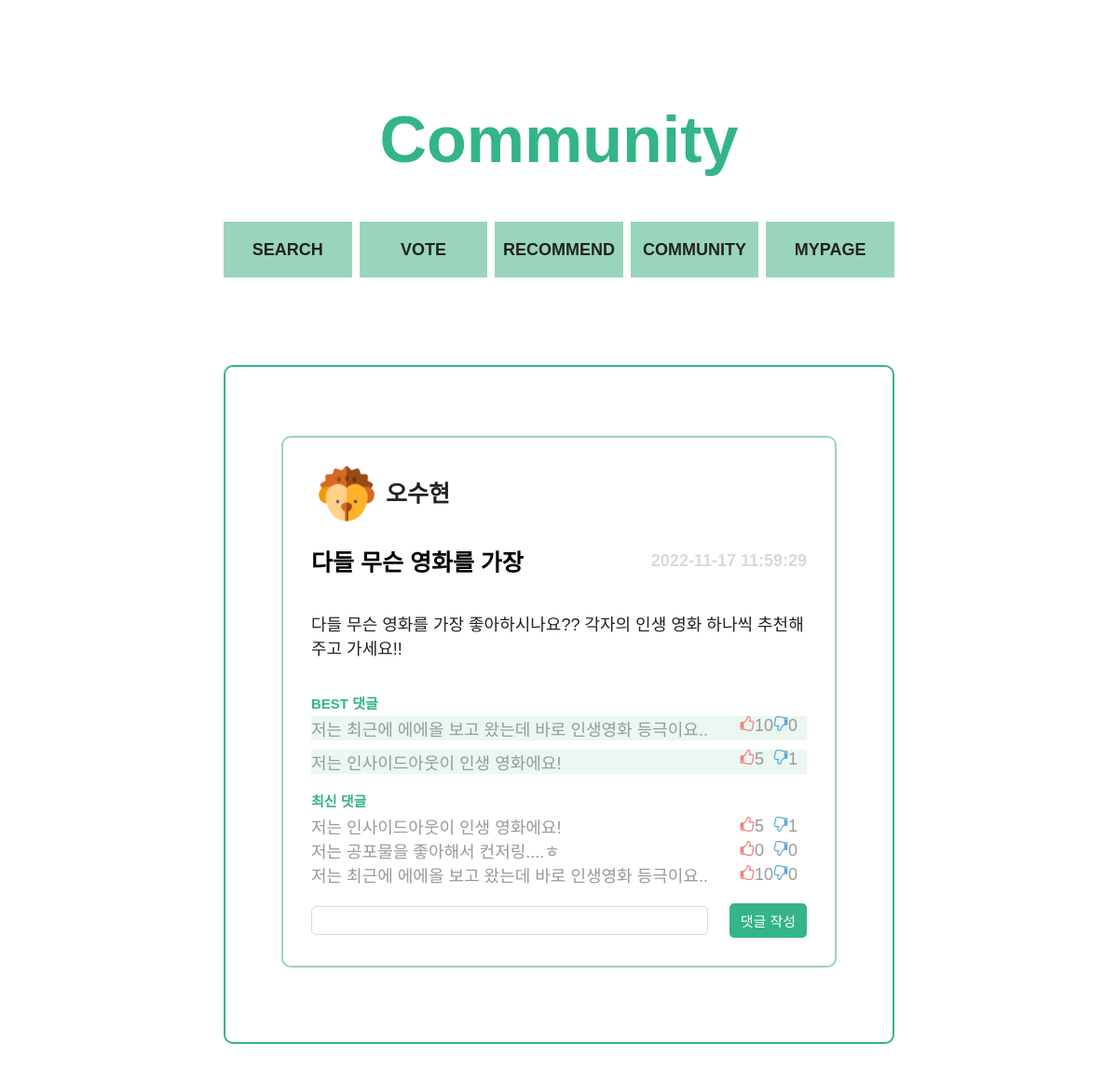
The page /pages/community/community_each.php?boardid=7 on the database its author committed.
### tables this page shows
CREATE TABLE `board` (
  `boardid` int(11) NOT NULL AUTO_INCREMENT,
  `userid` varchar(20) NOT NULL,
  `title` varchar(50) NOT NULL,
  `content` varchar(500) NOT NULL,
  `timestamps` timestamp NOT NULL DEFAULT current_timestamp(),
  `type` varchar(10) NOT NULL,
  PRIMARY KEY (`boardid`),
  KEY `userid` (`userid`),
  CONSTRAINT `board_ibfk_1` FOREIGN KEY (`userid`) REFERENCES `users` (`userid`)
);

CREATE TABLE `users` (
  `userid` varchar(20) NOT NULL,
  `password` varchar(40) NOT NULL,
  `name` varchar(15) NOT NULL,
  `profile` varchar(500) NOT NULL,
  PRIMARY KEY (`userid`),
  KEY `idx_users_name` (`name`)
);

CREATE TABLE `comment` (
  `commentid` int(11) NOT NULL AUTO_INCREMENT,
  `boardid` int(11) NOT NULL,
  `userid` varchar(20) NOT NULL,
  `content` varchar(500) NOT NULL,
  `timestamps` timestamp NOT NULL DEFAULT current_timestamp(),
  `like_no` int(11) DEFAULT 0,
  `hate` int(11) DEFAULT 0,
  PRIMARY KEY (`commentid`),
  KEY `userid` (`userid`),
  KEY `boardid` (`boardid`),
  CONSTRAINT `comment_ibfk_1` FOREIGN KEY (`userid`) REFERENCES `users` (`userid`),
  CONSTRAINT `comment_ibfk_2` FOREIGN KEY (`boardid`) REFERENCES `board` (`boardid`)
);

### pages/community/community_each.php (the view, shortened to what this page needs)
<?php
$conn = mysqli_connect("localhost", "team15", "team15", "team15");
$res = array();
$best_comment = array();
$comment = array();
$boardid = $_GET['boardid'];
if (mysqli_connect_errno()) {
    echo "<script>alert('Connection fail');</script>";
    exit();
} else {
    $sql = "select f.title, f.content, f.timestamps, u.userid, u.name, u.profile
            from board as f
            inner join users as u on f.userid = u.userid
            where f.boardid = ?";
    if($stmt = mysqli_prepare($conn, $sql)) {
        mysqli_stmt_bind_param($stmt, 's', $boardid);
        if(mysqli_stmt_execute($stmt)) {
            mysqli_stmt_bind_result($stmt, $title, $content, $time, $writerId, $writer, $writer_profile);
            while(mysqli_stmt_fetch($stmt)) {
                $res = [
                    "title" => $title,
                    "content" => $content,
                    "time" => $time,
                    "writerId" => $writerId,
                    "writer" => $writer,
                    "profile" => $writer_profile
                ];
            }
        } else {
            echo "<script>alert('fail execute the query');</script>";
            exit();
        }
    } else {
        echo "<script>alert('Fail prepare the statement');</script>";
        exit();
    }
    $sql = "select exists (select * from comment where boardid = ? and like_no > 0)";
    if($stmt = mysqli_prepare($conn, $sql)) {
        mysqli_stmt_bind_param($stmt,"s", $boardid);
        if(mysqli_stmt_execute($stmt)) {
            mysqli_stmt_bind_result($stmt, $exist);
            while(mysqli_stmt_fetch($stmt)) {
                $exist = $exist;
            }
        } else {
            echo "<script>alert('fail execute the query');</script>";
            exit();
        }
    } else {
        echo "<script>alert('Fail prepare the statement');</script>";
        exit();
    }
    $sql = "select c.commentid, c.userid, c.content, c.like_no, c.hate from comment as c join (
                select commentid, (a.like_no - a.hate) as diff
                from comment as a
                where a.boardid = ?
            ) b on c.commentid = b.commentid
            where b.diff >= 1
            order by b.diff desc limit 2";
    if($exist == 1) {
        if($stmt = mysqli_prepare($conn, $sql)) {
            mysqli_stmt_bind_param($stmt, 's', $boardid);
            if(mysqli_stmt_execute($stmt)) {
                mysqli_stmt_bind_result($stmt, $id, $c_user, $c_content, $like, $hate);
                while(mysqli_stmt_fetch($stmt)) {
                    array_push($best_comment, [
                        "c_id" => $id,
                        "c_user" => $c_user,
                        "c_content" => $c_content,
                        "like" => $like,
                        "hate" => $hate
                    ]);
                }
            } else {
                echo "<script>alert('fail execute the query');</script>";
                exit();
            }
        } else {
            echo "<script>alert('Fail prepare the statement');</script>";
            exit();
        }
    }
    $sql = 'select c.userid, c.commentid, c.content, c.timestamps, c.like_no, c.hate
            from comment as c
            where boardid = ?
            order by commentid';
    if($stmt = mysqli_prepare($conn, $sql)) {
        mysqli_stmt_bind_param($stmt, 's', $boardid);
        if(mysqli_stmt_execute($stmt)) {
            mysqli_stmt_bind_result($stmt, $c_writer, $c_id, $c_content, $c_time, $c_like, $c_hate);
            while(mysqli_stmt_fetch($stmt)) {
                array_push($comment, [
                    "c_id" => $c_id,
                    "c_writer" => $c_writer,
                    "c_content" => $c_content,
                    "c_time" => $c_time,
                    "c_like" => $c_like,
                    "c_hate" => $c_hate
                ]);
            }
        } else {
            echo "<script>alert('fail execute the query');</script>";
            exit();
        }
    } else {
        echo "<script>alert('Fail prepare the statement');</script>";
        exit();
    }
}
?>
<!DOCTYPE html>
<html lang="en">
<head>
    <link rel="stylesheet" href="../../index.css">
    <link rel="stylesheet" href="./communityStyle.css">
</head>
<body>
    <div id="contents">
        <header class="title">
            <h1>Community</h1>
        </header>
        <section class="menu">
            <a href="../search/search.php"><h4 class="eachMenu">SEARCH</h4></a>
            <a href="../vote/index.html"><h4 class="eachMenu">VOTE</h4></a>
            <a href="../recommend/index.html"><h4 class="eachMenu">RECOMMEND</h4></a>
            <a href="../community/index.php"><h4 class="eachMenu">COMMUNITY</h4></a>
            <a href="../mypage/index.php"><h4 class="eachMenu">MYPAGE</h4></a>
        </section>
        <section class="board">
            <div class="post">
                <div class="eachPost">
                <div class="eachProfile">
                    <img class="profileImg" src="<?=$res['profile']?>">
                    <p class="nickName"><?=$res['writer']?></p>
                </div>
                <div class="each_eachPostTop">
                    <h3 class="eachPostTitle"><?=$res['title']?></h3>
                    <div class="timeStamp"><?=$res['time']?></div>
                </div>
                    <div class="postContents_each">
                        <?=$res['content']?>
                    </div>
                    <div class="replIndex">BEST 댓글</div>
                    <?php
                    for ($i=0; $i < count($best_comment); $i++) {
                    ?>
                    <div class="bestRepl_each">
                        <div class="text"><?=$best_comment[$i]['c_content']?></div>
                        <div class="replCount_2">
                            <div onclick="location.href='../../php/community/updateLike.php?boardid=<?=$boardid?>&commentid=<?=$best_comment[$i]['c_id']?>'">
                                <label for="hiddenBtn" class="thumb">
                                    <div class="thumbUp_2" type="submit"><img src="../../img/thumb_up.svg" width="16px" height="16px"></div>
                                    <div class="thumbNum"><?=$best_comment[$i]['like']?></div>
                                </label>
                            </div>
                            <div onclick="location.href='../../php/community/updateHate.php?boardid=<?=$boardid?>&commentid=<?=$best_comment[$i]['c_id']?>'">
                                <label for="hiddenBtn" class="thumb">
                                    <div class="thumbDown_2" type="submit"><img src="../../img/thumb_down.svg" width="16px" height="16px"></div>
                                    <div class="thumbNum"><?=$best_comment[$i]['hate']?></div>
                                </label>
                            </div>
                        </div>
                    </div>
                    <?php
                    }
                    ?>
                    <div class="repl">
                        <div class="replIndex">최신 댓글</div>
                        <?php
                        for ($i=0; $i < count($comment); $i++) {
                        ?>
                        <div class="repl_each">
                            <div class="text"><?=$comment[$i]['c_content']?></div>
                            <div class="replCount_2">
                                <div onclick="location.href='../../php/community/updateLike.php?boardid=<?=$boardid?>&commentid=<?=$comment[$i]['c_id']?>'">
                                    <label for="hiddenBtn" class="thumb">
                                    <div class="thumbUp_2" type="submit"><img src="../../img/thumb_up.svg" width="16px" height="16px"></div>
                                    <div class="thumbNum"><?=$comment[$i]['c_like']?></div>
                                    </label>
                                </div>
                                <div onclick="location.href='../../php/community/updateHate.php?boardid=<?=$boardid?>&commentid=<?=$best_comment[$i]['c_id']?>'">
                                    <label for="hiddenBtn" class="thumb">
                                    <div class="thumbDown_2" type="submit"><img src="../../img/thumb_down.svg" width="16px" height="16px"></div>
                                    <div class="thumbNum"><?=$comment[$i]['c_hate']?></div>
                                    </label>
                                </div>
                            </div>
                        </div>
                        <?php
                        }
                        ?>
                    </div>
                    <form action="../../php/community/submitComment.php?boardid=<?=$boardid?>" method="post">
                    <div class="replPost">
                        <input class="replPostContents" name="comment">
                        <button class="replButton" type=submit>댓글 작성</button>
                    </div>
                    </form>
                </div>
            </div>
        </section>
    </div>
</body>
</html>

### index.css (style rules this page uses)
:root { --color-white: #ffffff; --color-gray-600: #222222; --color-gray-500: #3E4756; --color-gray-450: #A2ACBD; --color-gray-400: #9A9999; --color-gray-350: #D9D9D9; --color-gray-300: #EEEEEE; --color-blue-600: #1B4965; --color-blue-500: #62B6CB; --color-blue-400: #5FA8D3; --color-blue-300: #98C0F6; --color-blue-200: #CAE9FF; --color-red-300: #F47D79; --color-red-200: #FCA5A5; --color-red-100: #FECACA; --color-green-300: #33B489; --color-green-200: #67C891; --color-green-100: #99D5BA; --color-grad-500: #BEE9E8; --color-grad-400: #ACF2E2; --color-grad-300: #A8F8CF; --color-grad-200: #B6FCB3; --color-grad-100: #F9F871; --font-large: 70px; --font-medium: 35px; --font-regular: 25px; --font-semi-regular : 20px; --font-small:18px; --font-semi-micro: 15px; --font-micro: 13px; --weight-bold: 700; --weight-regular: 400; --weight-light: 300; --border-radius-regular: 10px; --border-radius-small: 5px; --animation-duration: 300ms; --width-large:72rem; --width-medium:65rem; }
* { box-sizing: border-box; font-size: 62.5%; }
body { width: 100%; height: 100%; font-family: "source-han-sans-korean", sans-serif; cursor: default; text-align: center; background-color: var(--color-white); margin: 0; padding: 0; }
a { text-decoration: none; }
button { background-color: transparent; cursor: pointer; border: none; outline: none; padding: 0; }
h1, .title1 { font-size: var(--font-large); font-weight: var(--weight-bold); margin:0; }
h3, .title3 { font-size: var(--font-regular); font-weight: var(--weight-bold); margin:0; }
h4, .title4 { font-size: var(--font-small); font-weight: var(--weight-bold); margin:0; }
#contents { margin: 0 auto; display: flex; flex-direction: column; width: 72rem; padding-bottom: 10rem; }
.title { margin-top:11rem; margin-bottom:2.4rem; }

### rows shown on the page
board: userid.profile (picture), userid.name "오수현", title "다들 무슨 영화를 가장", timestamps "2022-11-17 11:59:29", content "다들 무슨 영화를 가장 좋아하시나요?? 각자의 인생 영화 하나씩 추천해주고 가세요!!"
comment: content "저는 인사이드아웃이 인생 영화에요!", like_no "5", hate "1"
comment: content "저는 공포물을 좋아해서 컨저링....ㅎ", like_no "0", hate "0"
comment: content "저는 최근에 에에올 보고 왔는데 바로 인생영화 등극이요..", like_no "10", hate "0"

### other values the page prints
$best_comment[$i]['c_content'] "저는 최근에 에에올 보고 왔는데 바로 인생영화 등극이요.."
$best_comment[$i]['like'] "10"
$best_comment[$i]['hate'] "0"
$best_comment[$i]['c_content'] "저는 인사이드아웃이 인생 영화에요!"
$best_comment[$i]['like'] "5"
$best_comment[$i]['hate'] "1"
